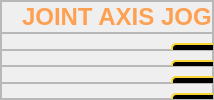
                  <widget class="QFrame" name="frame_5">
                   <property name="frameShape">
                    <enum>QFrame::StyledPanel</enum>
                   </property>
                   <property name="frameShadow">
                    <enum>QFrame::Raised</enum>
                   </property>
                   <layout class="QVBoxLayout" name="verticalLayout_4">
                    <property name="spacing">
                     <number>0</number>
                    </property>
                    <property name="leftMargin">
                     <number>0</number>
                    </property>
                    <property name="topMargin">
                     <number>0</number>
                    </property>
                    <property name="rightMargin">
                     <number>0</number>
                    </property>
                    <property name="bottomMargin">
                     <number>0</number>
                    </property>
                    <item>
                     <widget class="QFrame" name="frame_8">
                      <property name="frameShape">
                       <enum>QFrame::StyledPanel</enum>
                      </property>
                      <property name="frameShadow">
                       <enum>QFrame::Raised</enum>
                      </property>
                      <layout class="QVBoxLayout" name="verticalLayout_5">
                       <property name="spacing">
                        <number>0</number>
                       </property>
                       <property name="leftMargin">
                        <number>20</number>
                       </property>
                       <property name="topMargin">
                        <number>0</number>
                       </property>
                       <property name="rightMargin">
                        <number>0</number>
                       </property>
                       <property name="bottomMargin">
                        <number>0</number>
                       </property>
                       <item>
                        <widget class="QLabel" name="label">
                         <property name="minimumSize">
                          <size>
                           <width>190</width>
                           <height>30</height>
                          </size>
                         </property>
                         <property name="font">
                          <font>
                           <pointsize>18</pointsize>
                           <weight>75</weight>
                           <bold>true</bold>
                          </font>
                         </property>
                         <property name="autoFillBackground">
                          <bool>false</bool>
                         </property>
                         <property name="styleSheet">
                          <string notr="true">color: rgb(254, 160, 82);</string>
                         </property>
                         <property name="text">
                          <string>JOINT AXIS JOG</string>
                         </property>
                        </widget>
                       </item>
                      </layout>
                     </widget>
                    </item>
                    <item>
                     <widget class="QFrame" name="frame_9">
                      <property name="frameShape">
                       <enum>QFrame::StyledPanel</enum>
                      </property>
                      <property name="frameShadow">
                       <enum>QFrame::Raised</enum>
                      </property>
                      <widget class="QLabel" name="label_2">
                       <property name="geometry">
                        <rect>
                         <x>20</x>
                         <y>20</y>
                         <width>45</width>
                         <height>30</height>
                        </rect>
                       </property>
                       <property name="font">
                        <font>
                         <pointsize>15</pointsize>
                         <weight>50</weight>
                         <bold>false</bold>
                        </font>
                       </property>
                       <property name="styleSheet">
                        <string notr="true">color: rgb(249, 212, 50);</string>
                       </property>
                       <property name="text">
                        <string>θ1 :</string>
                       </property>
                      </widget>
                      <widget class="QLineEdit" name="lineEdit_theta1">
                       <property name="geometry">
                        <rect>
                         <x>170</x>
                         <y>10</y>
                         <width>81</width>
                         <height>41</height>
                        </rect>
                       </property>
                       <property name="font">
                        <font>
                         <pointsize>10</pointsize>
                         <weight>75</weight>
                         <bold>true</bold>
                        </font>
                       </property>
                       <property name="tabletTracking">
                        <bool>false</bool>
                       </property>
                       <property name="styleSheet">
                        <string notr="true">QLineEdit {
    border: 2px solid rgb(249, 212, 50); /* Màu viền */
    border-radius: 5px; /* Bo góc cho viền */
    padding: 5px; /* Khoảng cách giữa viền và chữ */
	
	background-color: rgb(0, 0, 0);
    color: #f0f0f0f0; /* Màu chữ */
}
</string>
                       </property>
                       <property name="text">
                        <string/>
                       </property>
                       <property name="alignment">
                        <set>Qt::AlignCenter</set>
                       </property>
                      </widget>
                      <widget class="QPushButton" name="cw_theta1">
                       <property name="geometry">
                        <rect>
                         <x>270</x>
                         <y>10</y>
                         <width>41</width>
                         <height>51</height>
                        </rect>
                       </property>
                       <property name="font">
                        <font>
                         <kerning>true</kerning>
                        </font>
                       </property>
                       <property name="toolTip">
                        <string/>
                       </property>
                       <property name="layoutDirection">
                        <enum>Qt::LeftToRight</enum>
                       </property>
                       <property name="text">
                        <string notr="true"/>
                       </property>
                       <property name="icon">
                        <iconset resource="icons.qrc">
                         <normaloff>:/icons/C:/Users/hongt/Downloads/icon/direct-right-svgrepo-com.svg</normaloff>:/icons/C:/Users/hongt/Downloads/icon/direct-right-svgrepo-com.svg</iconset>
                       </property>
                       <property name="iconSize">
                        <size>
                         <width>30</width>
                         <height>30</height>
                        </size>
                       </property>
                       <property name="checkable">
                        <bool>false</bool>
                       </property>
                       <property name="flat">
                        <bool>true</bool>
                       </property>
                      </widget>
                      <widget class="QPushButton" name="cww_theta1">
                       <property name="geometry">
                        <rect>
                         <x>110</x>
                         <y>10</y>
                         <width>41</width>
                         <height>51</height>
                        </rect>
                       </property>
                       <property name="focusPolicy">
                        <enum>Qt::StrongFocus</enum>
                       </property>
                       <property name="text">
                        <string/>
                       </property>
                       <property name="icon">
                        <iconset resource="icons.qrc">
                         <normaloff>:/icons/C:/Users/hongt/Downloads/icon/direct-left-svgrepo-com.svg</normaloff>:/icons/C:/Users/hongt/Downloads/icon/direct-left-svgrepo-com.svg</iconset>
                       </property>
                       <property name="iconSize">
                        <size>
                         <width>30</width>
                         <height>30</height>
                        </size>
                       </property>
                       <property name="flat">
                        <bool>true</bool>
                       </property>
                      </widget>
                     </widget>
                    </item>
                    <item>
                     <widget class="QFrame" name="frame_10">
                      <property name="font">
                       <font>
                        <stylestrategy>PreferDefault</stylestrategy>
                       </font>
                      </property>
                      <property name="frameShape">
                       <enum>QFrame::StyledPanel</enum>
                      </property>
                      <property name="frameShadow">
                       <enum>QFrame::Raised</enum>
                      </property>
                      <widget class="QLabel" name="label_3">
                       <property name="geometry">
                        <rect>
                         <x>20</x>
                         <y>20</y>
                         <width>45</width>
                         <height>30</height>
                        </rect>
                       </property>
                       <property name="font">
                        <font>
                         <pointsize>15</pointsize>
                         <weight>50</weight>
                         <bold>false</bold>
                        </font>
                       </property>
                       <property name="styleSheet">
                        <string notr="true">color: rgb(249, 212, 50);</string>
                       </property>
                       <property name="text">
                        <string>θ2 :</string>
                       </property>
                      </widget>
                      <widget class="QLineEdit" name="lineEdit_theta2">
                       <property name="geometry">
                        <rect>
                         <x>170</x>
                         <y>10</y>
                         <width>81</width>
                         <height>41</height>
                        </rect>
                       </property>
                       <property name="font">
                        <font>
                         <pointsize>10</pointsize>
                         <weight>75</weight>
                         <bold>true</bold>
                        </font>
                       </property>
                       <property name="styleSheet">
                        <string notr="true">QLineEdit {
    border: 2px solid rgb(249, 212, 50); /* Màu viền */
    border-radius: 5px; /* Bo góc cho viền */
    padding: 5px; /* Khoảng cách giữa viền và chữ */
	
	background-color: rgb(0, 0, 0);
    color: #f0f0f0f0; /* Màu chữ */
}
</string>
                       </property>
                       <property name="text">
                        <string/>
                       </property>
                       <property name="alignment">
                        <set>Qt::AlignCenter</set>
                       </property>
                      </widget>
                      <widget class="QPushButton" name="cww_theta2">
                       <property name="geometry">
                        <rect>
                         <x>110</x>
                         <y>10</y>
                         <width>41</width>
                         <height>51</height>
                        </rect>
                       </property>
                       <property name="focusPolicy">
                        <enum>Qt::StrongFocus</enum>
                       </property>
                       <property name="text">
                        <string/>
                       </property>
                       <property name="icon">
                        <iconset resource="icons.qrc">
                         <normaloff>:/icons/C:/Users/hongt/Downloads/icon/direct-left-svgrepo-com.svg</normaloff>:/icons/C:/Users/hongt/Downloads/icon/direct-left-svgrepo-com.svg</iconset>
                       </property>
                       <property name="iconSize">
                        <size>
                         <width>30</width>
                         <height>30</height>
                        </size>
                       </property>
                       <property name="flat">
                        <bool>true</bool>
                       </property>
                      </widget>
                      <widget class="QPushButton" name="cw_theta2">
                       <property name="geometry">
                        <rect>
                         <x>270</x>
                         <y>10</y>
                         <width>41</width>
                         <height>51</height>
                        </rect>
                       </property>
                       <property name="font">
                        <font>
                         <kerning>true</kerning>
                        </font>
                       </property>
                       <property name="toolTip">
                        <string/>
                       </property>
                       <property name="layoutDirection">
                        <enum>Qt::LeftToRight</enum>
                       </property>
                       <property name="text">
                        <string notr="true"/>
                       </property>
                       <property name="icon">
                        <iconset resource="icons.qrc">
                         <normaloff>:/icons/C:/Users/hongt/Downloads/icon/direct-right-svgrepo-com.svg</normaloff>:/icons/C:/Users/hongt/Downloads/icon/direct-right-svgrepo-com.svg</iconset>
                       </property>
                       <property name="iconSize">
                        <size>
                         <width>30</width>
                         <height>30</height>
                        </size>
                       </property>
                       <property name="checkable">
                        <bool>false</bool>
                       </property>
                       <property name="flat">
                        <bool>true</bool>
                       </property>
                      </widget>
                     </widget>
                    </item>
                    <item>
                     <widget class="QFrame" name="frame_11">
                      <property name="frameShape">
                       <enum>QFrame::StyledPanel</enum>
                      </property>
                      <property name="frameShadow">
                       <enum>QFrame::Raised</enum>
                      </property>
                      <widget class="QLabel" name="label_4">
                       <property name="geometry">
                        <rect>
                         <x>20</x>
                         <y>20</y>
                         <width>45</width>
                         <height>30</height>
                        </rect>
                       </property>
                       <property name="font">
                        <font>
                         <pointsize>15</pointsize>
                         <weight>50</weight>
                         <bold>false</bold>
                        </font>
                       </property>
                       <property name="styleSheet">
                        <string notr="true">color: rgb(249, 212, 50);</string>
                       </property>
                       <property name="text">
                        <string>θ3 :</string>
                       </property>
                      </widget>
                      <widget class="QLineEdit" name="lineEdit_theta3">
                       <property name="geometry">
                        <rect>
                         <x>170</x>
                         <y>10</y>
                         <width>81</width>
                         <height>41</height>
                        </rect>
                       </property>
                       <property name="font">
                        <font>
                         <pointsize>10</pointsize>
                         <weight>75</weight>
                         <bold>true</bold>
                        </font>
                       </property>
                       <property name="styleSheet">
                        <string notr="true">QLineEdit {
    border: 2px solid rgb(249, 212, 50); /* Màu viền */
    border-radius: 5px; /* Bo góc cho viền */
    padding: 5px; /* Khoảng cách giữa viền và chữ */
	
	background-color: rgb(0, 0, 0);
    color: #f0f0f0f0; /* Màu chữ */
}
</string>
                       </property>
                       <property name="text">
                        <string/>
                       </property>
                       <property name="alignment">
                        <set>Qt::AlignCenter</set>
                       </property>
                      </widget>
                      <widget class="QPushButton" name="cww_theta3">
                       <property name="geometry">
                        <rect>
                         <x>110</x>
                         <y>10</y>
                         <width>41</width>
                         <height>51</height>
                        </rect>
                       </property>
                       <property name="focusPolicy">
                        <enum>Qt::StrongFocus</enum>
                       </property>
                       <property name="text">
                        <string/>
                       </property>
                       <property name="icon">
                        <iconset resource="icons.qrc">
                         <normaloff>:/icons/C:/Users/hongt/Downloads/icon/direct-left-svgrepo-com.svg</normaloff>:/icons/C:/Users/hongt/Downloads/icon/direct-left-svgrepo-com.svg</iconset>
                       </property>
                       <property name="iconSize">
                        <size>
                         <width>30</width>
                         <height>30</height>
                        </size>
                       </property>
                       <property name="flat">
                        <bool>true</bool>
                       </property>
                      </widget>
                      <widget class="QPushButton" name="cw_theta3">
                       <property name="geometry">
                        <rect>
                         <x>270</x>
                         <y>10</y>
                         <width>41</width>
                         <height>51</height>
                        </rect>
                       </property>
                       <property name="font">
                        <font>
                         <kerning>true</kerning>
                        </font>
                       </property>
                       <property name="toolTip">
                        <string/>
                       </property>
                       <property name="layoutDirection">
                        <enum>Qt::LeftToRight</enum>
                       </property>
                       <property name="text">
                        <string notr="true"/>
                       </property>
                       <property name="icon">
                        <iconset resource="icons.qrc">
                         <normaloff>:/icons/C:/Users/hongt/Downloads/icon/direct-right-svgrepo-com.svg</normaloff>:/icons/C:/Users/hongt/Downloads/icon/direct-right-svgrepo-com.svg</iconset>
                       </property>
                       <property name="iconSize">
                        <size>
                         <width>30</width>
                         <height>30</height>
                        </size>
                       </property>
                       <property name="checkable">
                        <bool>false</bool>
                       </property>
                       <property name="autoDefault">
                        <bool>true</bool>
                       </property>
                       <property name="flat">
                        <bool>true</bool>
                       </property>
                      </widget>
                     </widget>
                    </item>
                    <item>
                     <widget class="QFrame" name="frame_12">
                      <property name="frameShape">
                       <enum>QFrame::StyledPanel</enum>
                      </property>
                      <property name="frameShadow">
                       <enum>QFrame::Raised</enum>
                      </property>
                      <widget class="QLabel" name="label_5">
                       <property name="geometry">
                        <rect>
                         <x>20</x>
                         <y>20</y>
                         <width>45</width>
                         <height>30</height>
                        </rect>
                       </property>
                       <property name="font">
                        <font>
                         <pointsize>15</pointsize>
                         <weight>50</weight>
                         <bold>false</bold>
                        </font>
                       </property>
                       <property name="styleSheet">
                        <string notr="true">color: rgb(249, 212, 50);</string>
                       </property>
                       <property name="text">
                        <string>θ4 :</string>
                       </property>
                      </widget>
                      <widget class="QLineEdit" name="lineEdit_theta4">
                       <property name="geometry">
                        <rect>
                         <x>170</x>
                         <y>10</y>
                         <width>81</width>
                         <height>41</height>
                        </rect>
                       </property>
                       <property name="font">
                        <font>
                         <pointsize>10</pointsize>
                         <weight>75</weight>
                         <bold>true</bold>
                        </font>
                       </property>
                       <property name="styleSheet">
                        <string notr="true">QLineEdit {
    border: 2px solid rgb(249, 212, 50); /* Màu viền */
    border-radius: 5px; /* Bo góc cho viền */
    padding: 5px; /* Khoảng cách giữa viền và chữ */
	
	background-color: rgb(0, 0, 0);
    color: #f0f0f0f0; /* Màu chữ */
}
</string>
                       </property>
                       <property name="text">
                        <string/>
                       </property>
                       <property name="alignment">
                        <set>Qt::AlignCenter</set>
                       </property>
                      </widget>
                      <widget class="QPushButton" name="cww_theta4">
                       <property name="geometry">
                        <rect>
                         <x>110</x>
                         <y>10</y>
                         <width>41</width>
                         <height>51</height>
                        </rect>
                       </property>
                       <property name="focusPolicy">
                        <enum>Qt::StrongFocus</enum>
                       </property>
                       <property name="text">
                        <string/>
                       </property>
                       <property name="icon">
                        <iconset resource="icons.qrc">
                         <normaloff>:/icons/C:/Users/hongt/Downloads/icon/direct-left-svgrepo-com.svg</normaloff>:/icons/C:/Users/hongt/Downloads/icon/direct-left-svgrepo-com.svg</iconset>
                       </property>
                       <property name="iconSize">
                        <size>
                         <width>30</width>
                         <height>30</height>
                        </size>
                       </property>
                       <property name="flat">
                        <bool>true</bool>
                       </property>
                      </widget>
                      <widget class="QPushButton" name="cw_theta4">
                       <property name="geometry">
                        <rect>
                         <x>270</x>
                         <y>10</y>
                         <width>41</width>
                         <height>51</height>
                        </rect>
                       </property>
                       <property name="font">
                        <font>
                         <kerning>true</kerning>
                        </font>
                       </property>
                       <property name="toolTip">
                        <string/>
                       </property>
                       <property name="layoutDirection">
                        <enum>Qt::LeftToRight</enum>
                       </property>
                       <property name="text">
                        <string notr="true"/>
                       </property>
                       <property name="icon">
                        <iconset resource="icons.qrc">
                         <normaloff>:/icons/C:/Users/hongt/Downloads/icon/direct-right-svgrepo-com.svg</normaloff>:/icons/C:/Users/hongt/Downloads/icon/direct-right-svgrepo-com.svg</iconset>
                       </property>
                       <property name="iconSize">
                        <size>
                         <width>30</width>
                         <height>30</height>
                        </size>
                       </property>
                       <property name="checkable">
                        <bool>false</bool>
                       </property>
                       <property name="flat">
                        <bool>true</bool>
                       </property>
                      </widget>
                      <widget class="QPushButton" name="backHOME_BTN">
                       <property name="geometry">
                        <rect>
                         <x>340</x>
                         <y>50</y>
                         <width>81</width>
                         <height>31</height>
                        </rect>
                       </property>
                       <property name="maximumSize">
                        <size>
                         <width>500</width>
                         <height>500</height>
                        </size>
                       </property>
                       <property name="font">
                        <font>
                         <pointsize>7</pointsize>
                         <weight>75</weight>
                         <bold>true</bold>
                        </font>
                       </property>
                       <property name="styleSheet">
                        <string notr="true">
QPushButton{
	border-radius: 2px;
	
	background-color: rgb(255, 255, 255);
}
QPushButton:hover {
	background-color: rgb(85, 170, 127);
}
QPushButton:pressed {
    background-color: #2e7d32;
    border: 2px solid #1b5e20;
    color: #a5d6a7;
}</string>
                       </property>
                       <property name="text">
                        <string>HOME</string>
                       </property>
                       <property name="iconSize">
                        <size>
                         <width>30</width>
                         <height>30</height>
                        </size>
                       </property>
                       <property name="default">
                        <bool>true</bool>
                       </property>
                       <property name="flat">
                        <bool>false</bool>
                       </property>
                      </widget>
                     </widget>
                    </item>
                   </layout>
                  </widget>
